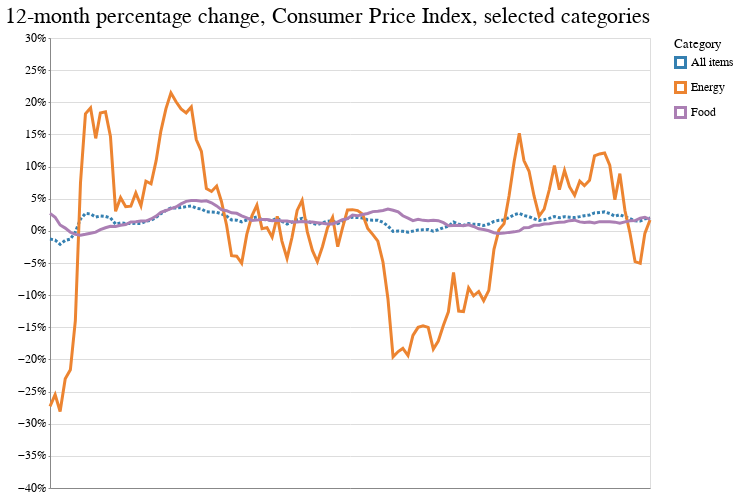

The code cell stored with this chart in its notebook:
### Code cell
base = alt.Chart(
    three_cats,
    title="12-month percentage change, Consumer Price Index, selected categories"
).encode(
    x=alt.X(
        "date:T",
        timeUnit="yearmonth",
        axis=alt.Axis(
            title=None,
            labelAngle=0,
            grid=False,
            # A truly gnarly hack from https://github.com/altair-viz/altair/issues/187
            values=list(pd.to_datetime([
                '2008-11-01',
                '2010-11-01',
                '2012-11-01',
                '2014-11-01',
                '2016-11-01',
                '2018-11-01'
            ]).astype(int) / 10 ** 6)
        ),
    ),
    y=alt.Y(
        "pct_change:Q",
        axis=alt.Axis(title=None, format='%'),
        scale=alt.Scale(domain=[-0.4, 0.3])
    ),
    color=alt.Color(
        "series_items_name:N",
        legend=alt.Legend(title="Category"),
        # scale=alt.Scale(range=["#423a51", "#449cb0", "#d09972"])
    )
)

all_items = base.transform_filter(
    alt.datum.series_items_name == 'All items'
).mark_line(strokeDash=[3, 2])

other_items = base.transform_filter(
    alt.datum.series_items_name != 'All items'
).mark_line()

(all_items + other_items).properties(width=600)

### Figure 1 — Vega-Lite specification as saved in the notebook (floating-point values rounded to 4 significant figures; data arrays with more than 128 entries replaced by an {"elided": "..."} marker saying what was removed)
{"$schema": "https://vega.github.io/schema/vega-lite/v3.4.0.json", "config": {"arc": {"fill": "#82c6df"}, "area": {"fill": "#82c6df"}, "axis": {"labelFont": "Benton Gothic, sans", "labelFontSize": 11.5, "labelFontWeight": "normal", "titleFont": "Benton Gothic Bold, sans", "titleFontSize": 13, "titleFontWeight": "normal"}, "axisX": {"labelAngle": 0, "labelPadding": 4, "tickSize": 3}, "axisY": {"labelBaseline": "middle", "maxExtent": 45, "minExtent": 45, "tickSize": 2, "titleAlign": "left", "titleAngle": 0, "titleX": -45, "titleY": -11}, "background": "#ffffff", "bar": {"fill": "#82c6df"}, "legend": {"labelFont": "Benton Gothic, sans", "labelFontSize": 11.5, "symbolType": "square", "titleFont": "Benton Gothic Bold, sans", "titleFontSize": 13, "titleFontWeight": "normal"}, "line": {"stroke": "#82c6df", "strokeWidth": 3}, "path": {"stroke": "#82c6df"}, "point": {"stroke": "#82c6df"}, "range": {"category": ["#3580b1", "#ec8431", "#ab7fb4", "#c89d29", "#adc839", "#829eb1"], "diverging": ["#e68a4f", "#f4bb6a", "#f9e39c", "#dadfe2", "#a6b7c6", "#849eae"], "heatmap": ["#fbf2c7", "#f9e39c", "#f8d36e", "#f4bb6a", "#e68a4f", "#d15a40", "#ab4232"], "ordinal": ["#fbf2c7", "#f9e39c", "#f8d36e", "#f4bb6a", "#e68a4f", "#d15a40", "#ab4232"], "ramp": ["#fbf2c7", "#f9e39c", "#f8d36e", "#f4bb6a", "#e68a4f", "#d15a40", "#ab4232"]}, "rect": {"fill": "#82c6df"}, "shape": {"stroke": "#82c6df"}, "symbol": {"fill": "#82c6df", "size": 30}, "title": {"anchor": "start", "font": "Benton Gothic Bold, sans", "fontColor": "#000000", "fontSize": 22, "fontWeight": "normal"}, "view": {"height": 450, "width": 800}}, "data": {"name": "data-c71ae77483ffaa774690a5982a54f518"}, "datasets": {"data-c71ae77483ffaa774690a5982a54f518": {"elided": "360 records"}}, "layer": [{"encoding": {"color": {"field": "series_items_name", "legend": {"title": "Category"}, "type": "nominal"}, "x": {"axis": {"grid": false, "labelAngle": 0, "title": null, "values": [1225497600000, 1288569600000, 1351728000000, 1414800000000, 1477958400000, 1541030400000]}, "field": "date", "timeUnit": "yearmonth", "type": "temporal"}, "y": {"axis": {"format": "%", "title": null}, "field": "pct_change", "scale": {"domain": [-0.4, 0.3]}, "type": "quantitative"}}, "mark": {"strokeDash": [3, 2], "type": "line"}, "title": "12-month percentage change, Consumer Price Index, selected categories", "transform": [{"filter": "(datum.series_items_name === 'All items')"}]}, {"encoding": {"color": {"field": "series_items_name", "legend": {"title": "Category"}, "type": "nominal"}, "x": {"axis": {"grid": false, "labelAngle": 0, "title": null, "values": [1225497600000, 1288569600000, 1351728000000, 1414800000000, 1477958400000, 1541030400000]}, "field": "date", "timeUnit": "yearmonth", "type": "temporal"}, "y": {"axis": {"format": "%", "title": null}, "field": "pct_change", "scale": {"domain": [-0.4, 0.3]}, "type": "quantitative"}}, "mark": "line", "title": "12-month percentage change, Consumer Price Index, selected categories", "transform": [{"filter": "(datum.series_items_name !== 'All items')"}]}], "width": 600}
